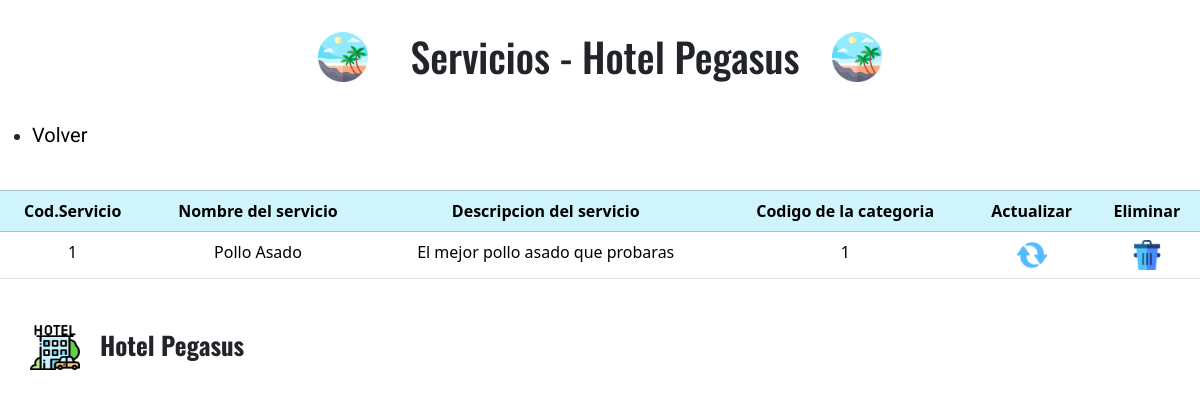
Page /servicios/verServicios on the earlier database version.
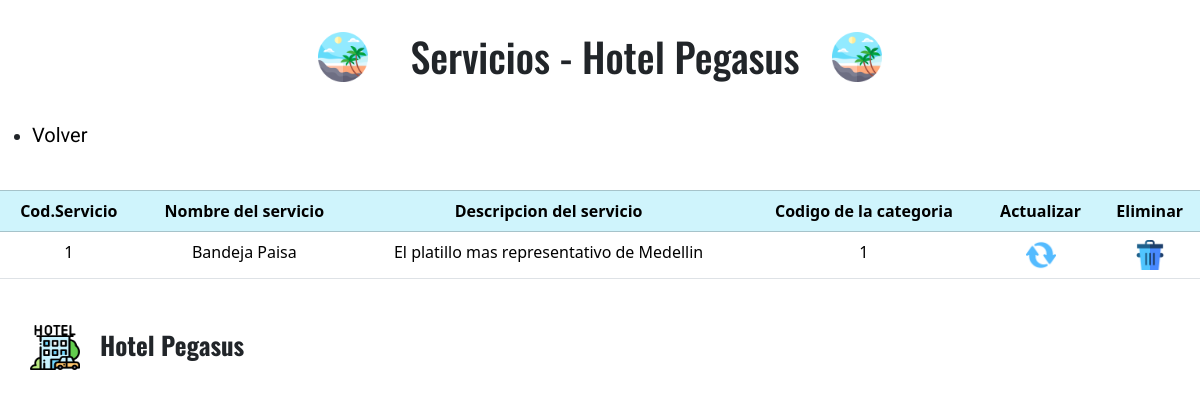
Same page on the later database version.
### serviciosGestion/models.py (models this page shows)
class tb_servicio(models.Model):
    codigo_ser = models.AutoField(primary_key =True,verbose_name = 'Codigo del servicio')
    nombre_ser = models.CharField(max_length=70, verbose_name = 'Nombre del servicio o producto')
    descripcion_ser = models.TextField(verbose_name = 'Descripcion del servicio')
    imagen_ser = models.ImageField(verbose_name = 'Imagen del servicio',upload_to=None, height_field=None, width_field=None, max_length=None)
    codigo_cat = models.ForeignKey("tb_categoria", verbose_name = "Categoria del servicio", on_delete=models.CASCADE)

class tb_categoria(models.Model):
    codigo_cat = models.AutoField(primary_key=True, verbose_name = 'Codigo de la categoria')
    nombre_cat = models.CharField(max_length=70, verbose_name = 'Nombre de la categoria')
    descripcion_cat = models.TextField(verbose_name = 'Descripcion de la categoria')
    imagen_cat = models.ImageField(verbose_name = 'Imagen de la categoria',upload_to='media', height_field=None, width_field=None, max_length=None)

### serviciosGestion/views.py (the view)
# urls.py: path('verServicios', verServicios, name = 'verServicios'),
def verServicios(request):
    try:
        servicios = tb_servicio.objects.all()
        contexto = {
            'servicios' : servicios
        }
    except Exception:
        return render(request,'errorUsuario.html')
    else:
        return render(request,'mostrarServicios.html',contexto)

### templates/mostrarServicios.html (shortened to what this page needs)
{% load static %}
<!DOCTYPE html>
<html lang="es">
<head>
    <link href="https://cdn.jsdelivr.net/npm/bootstrap@5.3.2/dist/css/bootstrap.min.css" rel="stylesheet">
    <link rel="stylesheet" href="{% static 'css/verUsuarios.css' %}">
</head>
<body>
    <header>
        <div class="logoIzquierdo">
            <img src="{% static 'img/playa.png' %}" alt="logoIzquierda">
        </div>
        <h1 class="tituloEncabezado">Servicios - Hotel Pegasus</h1>
        <div class="logoIzquierdo">
            <img src="{% static 'img/playa.png' %}" alt="logoIzquierda">
        </div>
    </header>
    <ul>
        <li>
            <a href="{% url 'ingresaServicios' %}">Volver</a>
        </li>
    </ul>
    <table class="table">
        <br>
        <thead class="table-info table-bordered">
                <tr>
                    <th scope='col'>Cod.Servicio</th>
                    <th scope='col'>Nombre del servicio</th>
                    <th scope='col'>Descripcion del servicio</th>
                    <th scope='col'>Codigo de la categoria</th>
                    <th scope='col'>Actualizar</th>
                    <th scope='col'>Eliminar</th>
                </tr>
            {% for i in servicios %}
            </thead>
                <tr>
                    <td>{{i.codigo_ser}}</td>
                    <td>{{i.nombre_ser}}</td>
                    <td>{{i.descripcion_ser}}</td>
                    <td>{{i.codigo_cat.codigo_cat}}</td>
                    <td>
                        <a href="actualizaServicio/{{i.codigo_ser}}"><img src="{% static "img/actualizar.png" %}" alt="imagenActualizar" width="30px"></a>
                    </td>
                    <td>
                        <a href="eliminarServicio/{{i.codigo_ser}}"><img src="{% static "img/eliminar.png"%}" alt="imagenEliminar" width='30px'></a>
                    </td>
                </tr>
            {% endfor %}
    </table>
    <footer>
        <div class="contenedorFooter">
            <img src="{% static 'img/hotel.png' %}" alt="hotelIcono">
            <h3>Hotel Pegasus</h3>
        </div>
    </footer>
</body>
</html>

Differences in the rows shown:
changed tb_servicio id 1: nombre_ser "Pollo Asado" → "Bandeja Paisa"; descripcion_ser "El mejor pollo asado que probaras" → "El platillo mas representativo de Medellin"
